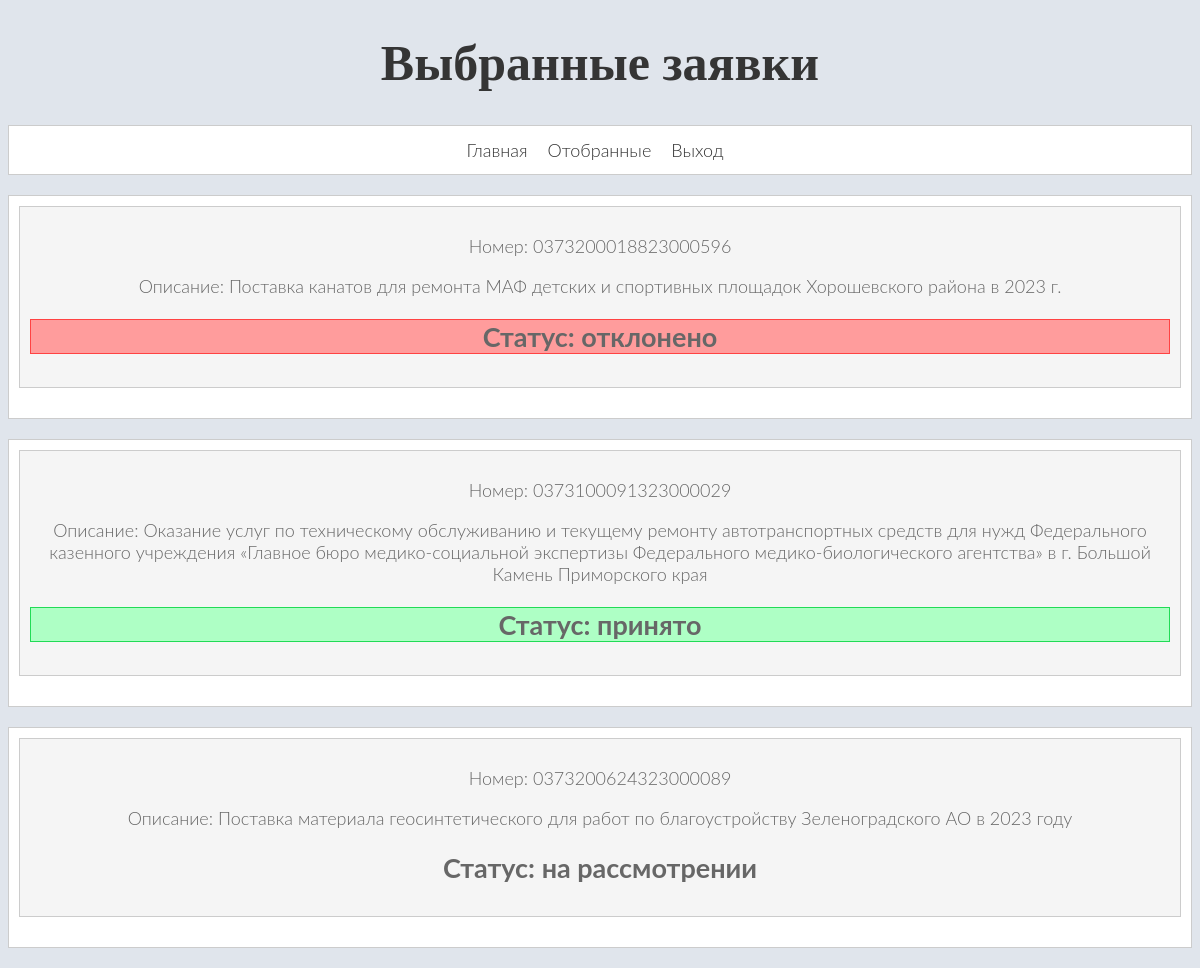
/other_selected (signed in), run on an earlier commit of the app's database.
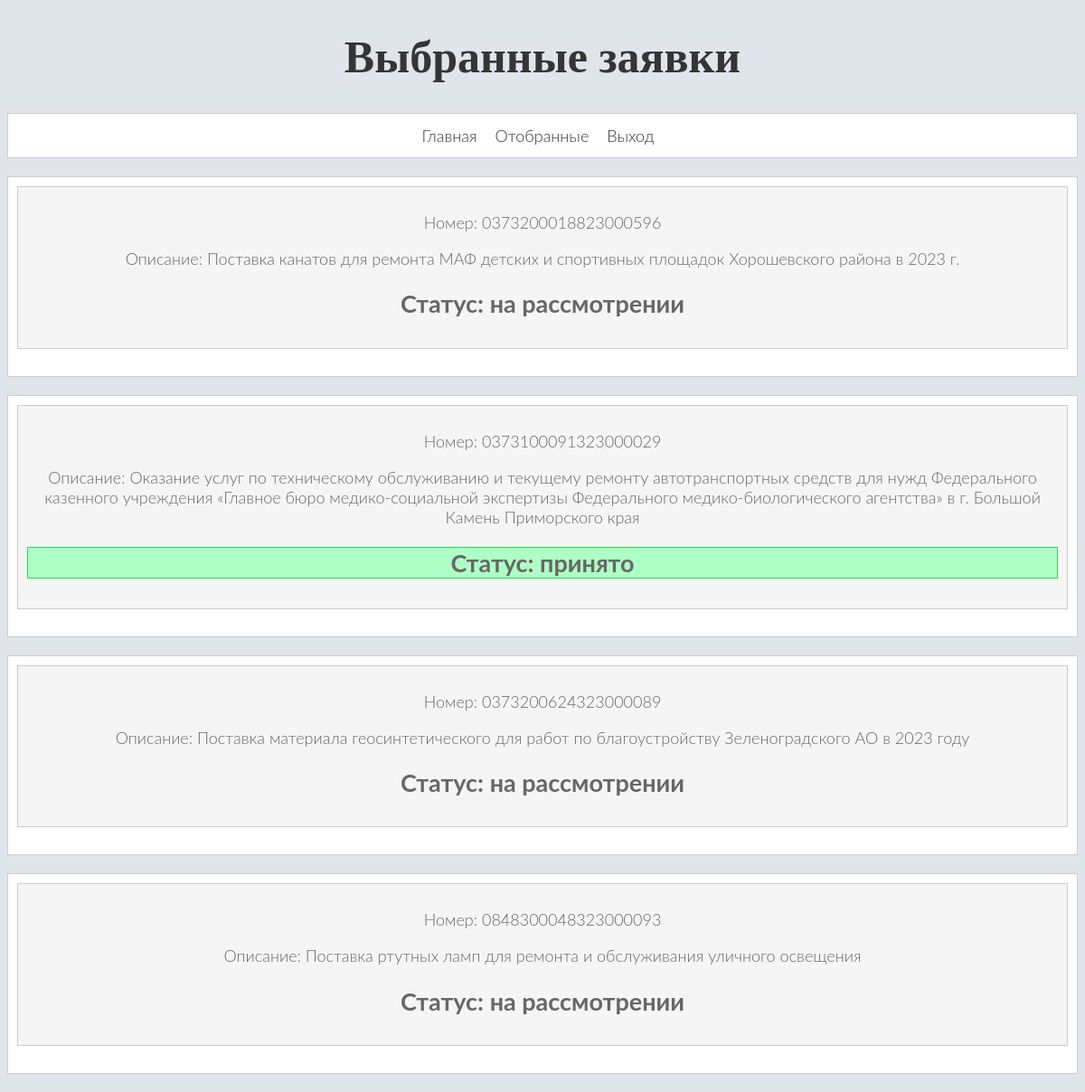
And on a later commit of the database.
### tables this page shows
CREATE TABLE selected (id TEXT PRIMARY KEY, title TEXT NOT NULL, price INTEGER NOT NULL, date TEXT NOT NULL, href TEXT NOT NULL, status TEXT NOT NULL);

### main.py (the view)
@app.route('/other_selected')
@login_required
@department_permission.require(http_exception=403)
def other_selected():
    selected_items = dbase.get_selected('отбор')
    return render_template('other_selected.html', selected_items=selected_items, title="Выбранные заявки",
                           menu=current_user.get_menu() if current_user.is_authenticated else [])

### FDataBase.py (called while the page is built)
    def get_selected(self, status):
        try:
            self.__cur.execute('SELECT * FROM selected WHERE status != ?', (status,))
            res = self.__cur.fetchall()
            return res
        except sqlite3.Error as e:
            print("Ошибка получения данных из БД " + str(e))

    def getUser(self, user_id):
        try:
            self.__cur.execute(f"SELECT * FROM users WHERE id = {user_id} LIMIT 1")
            res = dict(self.__cur.fetchone())
            self.__cur.execute(f"SELECT name FROM roles WHERE id = ? LIMIT 1", (res['role'],))
            role_name = self.__cur.fetchone()
            res['role'] = role_name['name']
            if not res:
                print("Пользователь не найден")
                return False
            return res
        except sqlite3.Error as e:
            print("Ошибка получения данных из БД " + str(e))
        return False

### UserLogin.py (called while the page is built)
    def fromDB(self, user_id, db):
        self.__user = db.getUser(user_id)
        return self

    def get_role(self):
        return str(self.__user['role'])

    def get_menu(self):
        if self.get_role() == 'tender':
           return [{'title': 'Главная',
                   'url': '/'},
                   {'title': 'Рассматриваемые',
                    'url': '/considered'},
                   {'title': 'Отобранные',
                    'url': '/selected'},
                   {'title': 'База правил',
                    'url': '/rules'},
                   {'title': 'Выход',
                    'url': '/logout'}
                   ]
        else:
            return [{'title': 'Главная',
                   'url': '/'},
                    {'title': 'Отобранные',
                   'url': '/other_selected'},
                   {'title': 'Выход',
                    'url': '/logout'}]

### main.py (called while the page is built)
@app.before_request
def before_request():
    global dbase
    db = get_database()
    dbase = FDataBase(db)

def get_db():
    db = sqlite3.connect(DATABASE, check_same_thread=False)
    db.row_factory = sqlite3.Row
    return db

def get_database():
    if not hasattr(g, 'link_db'):
        g.link_db = get_db()
    return g.link_db

@login_manager.user_loader
def load_user(user_id):
    db = get_database()
    dbasee = FDataBase(db)
    return UserLogin().fromDB(user_id, dbasee)

### templates/other_selected.html (shortened to what this page needs)
{% extends 'index.html' %}
{% block content %}
{{ super() }}
<body>
{% if selected_items %}
{% for item in selected_items %}
<div>
    <a href="{{ url_for('tender', role=current_user.get_role() , id=item.id) }}">
        <div class="information">
            <p>Номер: {{ item['id'] }}</p>
            <p>Описание: {{ item['title'] }}</p>
            {% if item['status'] == "принято" %}
            <h2 style="border: 1px solid #21DB56;
	background: #AEFFC5;">Статус: {{ item['status'] }}</h2>
            {% elif item['status'] == "отклонено" %}
            <h2 style="border: 1px solid #FF4343;
	background: #FF9C9C;">Статус: {{ item['status'] }}</h2>
            {% else %}
            <h2>Статус: {{ item['status'] }}</h2>
            {% endif %}
        </div>
    </a>
</div>
{% endfor %}
{% else %}
<p>No items selected</p>
{% endif %}
{% endblock %}

### templates/index.html (shortened to what this page needs)
<!DOCTYPE html>
<html>
  <head>
    <link rel="stylesheet" type="text/css" href="/static/selected.css">
  </head>
  <body>
  {% block content -%}
  {%- block mainmenu -%}
    <h1>{{title}}</h1>
    <div class="links">
    {% for p in menu %}
      <a href="{{p.url}}">{{p.title}}</a>
    {% endfor %}
    </div>
  {% endblock mainmenu -%}
  {% endblock -%}
  </body>
</html>

### static/selected.css (style rules this page uses)
body { background: #e0e5ec; }
h1 { position: relative; text-align: center; color: #353535; font-size: 50px; font-family: "Cormorant Garamond", serif; }
a { font-family: 'Lato', sans-serif; font-weight: 300; text-align: center; font-size: 18px; color: #676767; text-decoration: none; }
p { font-family: 'Lato', sans-serif; font-weight: 300; font-size: 18px; color: #676767; }
div { background-color: #fff; border: 1px solid #ccc; padding: 10px; margin-bottom: 20px; }
.information { position: relative; border: 1px solid #ccc; background-color: #f5f5f5; padding: 10px; margin-bottom: 20px; }
.links { text-align: center; margin-top: 20px; }
.links a { display: inline-block; margin-right: 10px; color: #333; text-decoration: none; padding: 3px; }

What changed in the data, as far as the page shows it:
changed selected id 0373200018823000596: status "отклонено" → "на рассмотрении"
now on this page (row edited): selected: id "0848300048323000093", title "Поставка ртутных ламп для ремонта и обслуживания уличного освещения", status "на рассмотрении"
